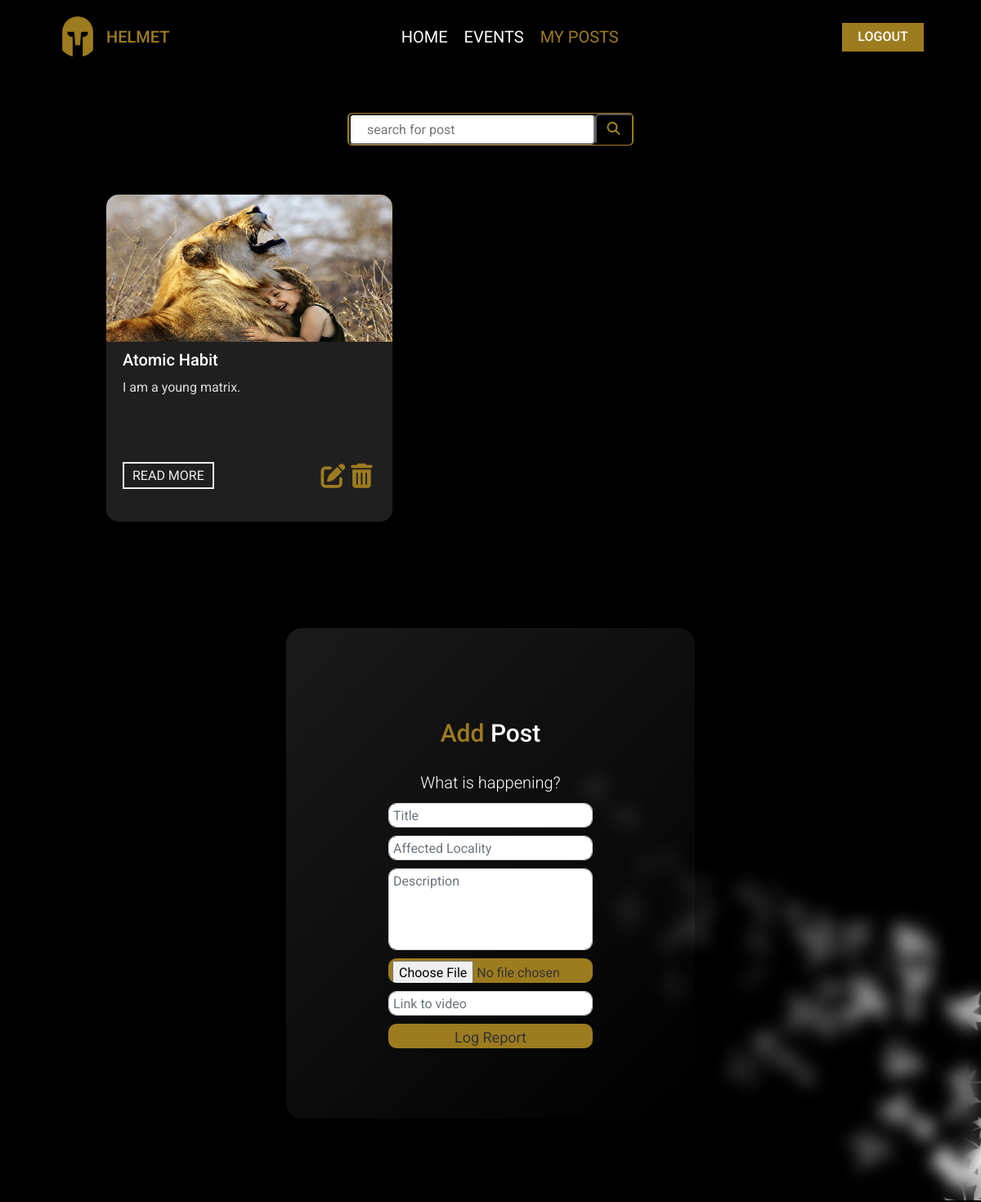
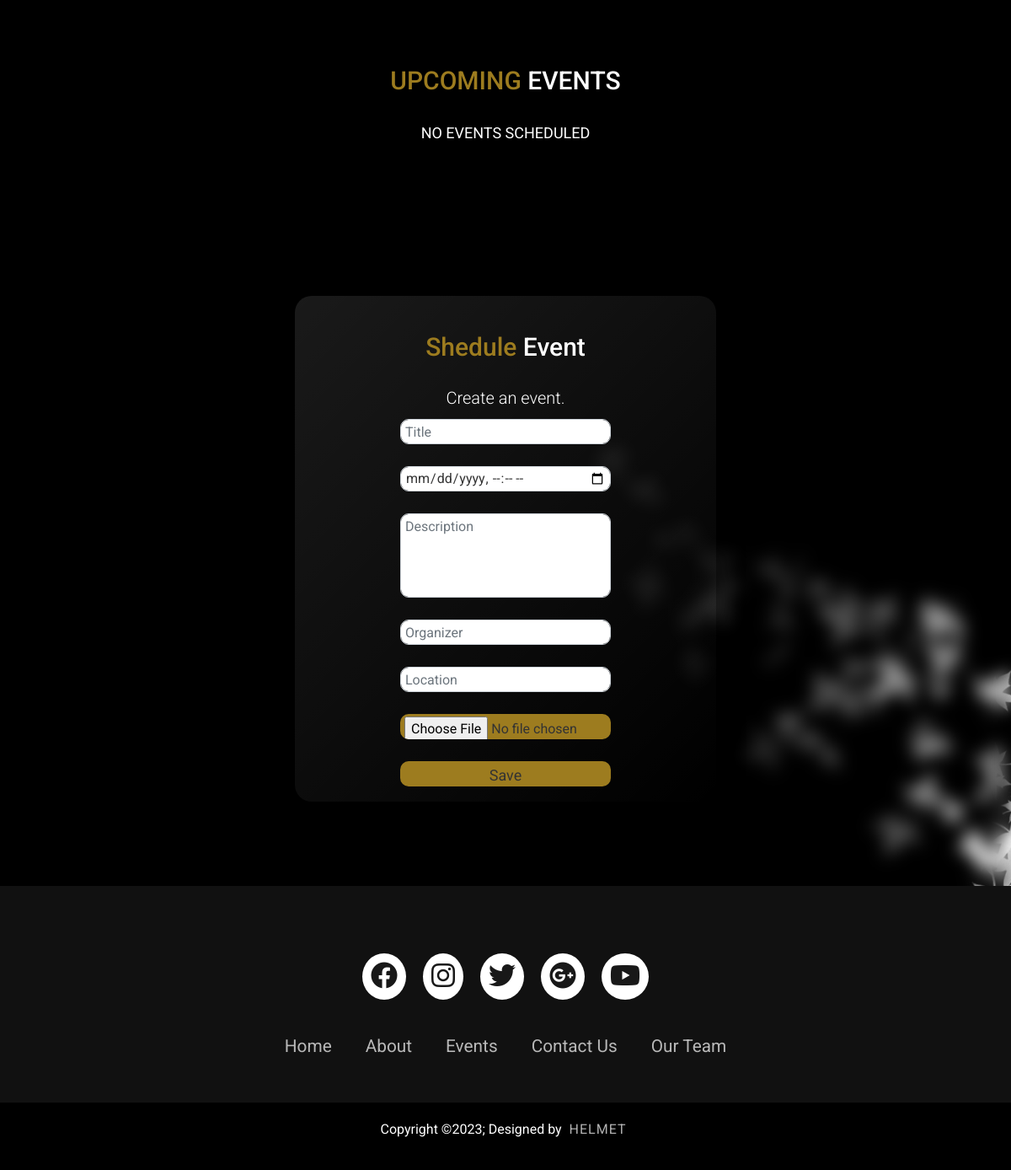
The app's page /Jkessel/report with its own data (2 pictures, top to bottom).
### tables this page shows
CREATE TABLE REPORT(
    id INTEGER PRIMARY KEY AUTOINCREMENT,
    Title TEXT,
    Loc TEXT NOT NULL,
    Des TEXT NOT NULL,
    Img TEXT,
    Vid TEXT,
    Author TEXT NOT NULL
);

### app.py (the view, shortened to what this page needs)
@app.route('/<username>/report', methods=['GET', 'POST'])
def report(username):
    current_datetime = datetime.now().strftime("%Y-%m-%d %H:%M:%S")
    events = getUserEvents(username, current_datetime)
    all_reports = get_author_reports(username)
    author = find_author(username)
    if author:
        return render_template('add.html', author=author[0], events=events, reports=all_reports)
    else:
        flash('No such user')
        return redirect('/signup')

### app.py (called while the page is built)
@app.teardown_appcontext
def close_connection(exception):
    db = getattr(g, '_database', None)
    if db is not None:
        db.close()

### helper.py (called while the page is built)
def get_db():
    db = getattr(g, '_database', None)
    if db is None:
        db = g._database = sqlite3.connect(DATABASE_FILE)
        db.row_factory = sqlite3.Row
    return db

def db_query(query, args=(), one=False):
    cur = get_db().execute(query, args)
    rv = cur.fetchall()
    cur.close()
    return (rv[0] if rv else None) if one else rv

### queries.py (called while the page is built)
def find_author(username):
    query = 'SELECT * FROM AUTHORS WHERE Username=?;'
    return db_query(query, [username])

def get_author_reports(username):
    query = f"""SELECT * FROM REPORT WHERE Author = ?;"""
    result = db_query(query, [username])
    return result

def getUserEvents(user, datetime):
    query = """SELECT * FROM EVENTS WHERE Author = ? AND Datetime >= ?"""
    result = db_query(query, [user, datetime])
    return result

### templates/add.html (shortened to what this page needs)
<!DOCTYPE html>
<html lang="en">
<head>
    <link rel="stylesheet" href="https://cdnjs.cloudflare.com/ajax/libs/font-awesome/6.2.1/css/all.min.css" />
    <link rel="stylesheet" href="https://cdnjs.cloudflare.com/ajax/libs/font-awesome/5.15.4/css/all.min.css">
    <link rel="stylesheet" href="https://cdnjs.cloudflare.com/ajax/libs/font-awesome/6.4.0/css/all.min.css">
    <link rel="stylesheet" href="https://cdn.jsdelivr.net/npm/bootstrap@4.3.1/dist/css/bootstrap.min.css">
    <link rel="stylesheet" href="/static/css/myposts.css">
</head>
<body>
    <div class="navbar">
        <div class="logo">
            <img src="/static/images/helmet.png" style="width: 50px; height: 50px; border-radius: 50%;" alt="">
            <h1>HELMET</h1>
        </div>
        <div class="nav-menu">
            <a href="/author/{{author[2]}}">HOME</a>
            <a href="#events">EVENTS</a>
            <a href="/{{author[2]}}/report" class="active">MY POSTS</a>
        </div>
        <div class="logout">
            <a href="/">LOGOUT</a>
        </div>
    </div>
    <div id="posts">
        <h2 style="color: #fff;">Here are some latests updates for you</h2>
        <div class="search-bar">
            <form action="{{ url_for("user_myevents", username=author[2]) }}" method="post" class="search-bar">
                <input type="text" placeholder="search for post" name="q" id="q">
                <button type="submit" id="searchbtn"><i class="fa-solid fa-magnifying-glass" style="color: #9d861f;"></i></button>
            </form>
        </div>
        <div class="inner">
            {% if not reports %}
                <h4 class="no_result">No result found</h4>
            {% else %}
            {% for report in reports %}
            <div class="post">
                {% if report[4] == '' %}
                    <img src="/static/images/sun1.jpg" alt="">
                {% else %}
                    <img src="/static/images/{{report[4]}}" alt="">
                {% endif %}
                <h3>{{report[1]}}</h3>
                <p>{{report[3]}}</p>
                <h4><span><a href="#">read more</a></span><br>
                    <div class="edit_del">
                        <div class="edit">
                            <a href="/edit_post/{{report[0]}}"><i class="fa-solid fa-pen-to-square" style="color: #9d7c1f;"></i></a>
                        </div>
                        <div class="del">
                            <form action="{{ url_for("del_post") }}" method="post">
                                <button type="submit" id="delete-btn"><i class="fa-solid fa-trash-can" style="color: #9d7c1f;"></i></button>
                            </form>
                        </div>
                    </div>
                </h4>
            </div>
            {% endfor %}
            {% endif %}
        </div>
    </div>
    <div id="create_post">
        <div class="signup-inner">
            <div class="form">
                <h1><span>Add</span> Post</h1>
                <h2>What is happening?</h2>
                <form action="{{ url_for("report", username=author[2]) }}" method="post" enctype="multipart/form-data"
                    class="form-signup">
                    <input type="text" class="form-control" name="title" placeholder="Title" required>
                    <input type="text" class="form-control" name="location" placeholder="Affected Locality" required>
                    <textarea class="form-control" name="description" placeholder="Description" required></textarea>
                    <input type="file" class="form-control btn-success btn-block img-btn" name="file" value="Image" autocomplete="off" required>
                    <input type="text" class="form-control" name="video" placeholder="Link to video">
                    <input type="submit" class="btn btn-success btn-block submit-btn" name="" value="Log Report">
                </form>
                </div>
        </div>
    </div>
    <div id="events">
        <div class="events-inner">
            <h2><span>UPCOMING</span> EVENTS</h2>
            <div class="events">
                {% if events %}
                <ul>
                    {% for event in events %}
                    <li>
                        <div class="time">
                            <h2>{{event[8][:2]}}<br><span>{{event[7]}}</span></h2>
                        </div>
                        <div class="details">
                            <h3>{{event[1]}}</h3>
                            <p>{{event[3]}}</p>
                            <div class="bottom_row">
                                <a href="">View Details</a>
                                <div class="edit_del">
                                    <div class="edit">
                                        <form action="{{ url_for("event") }}" method="post">
                                            <input type="text" value="{{event[0]}}" style="display: none;">
                                            <button type="submit" id="edit-btn">Edit</button>
                                        </form>
                                    </div>
                                    <div class="del">
                                        <form action="{{ url_for("del_event") }}" method="post">
                                            <input type="text" value="{{event[0]}}" name="event_id" style="display: none;">
                                            <button type="submit" id="delete-btn">Del</button>
                                        </form>
                                    </div>
                                </div>
                            </div>
                        </div>
                        <div style="clear: both;"></div>
                    </li>
                    {% endfor %}
                </ul>
                {% else %}
                <p id="no-event" style="color:#fff;">No Events Scheduled</p>
                {% endif %}
            </div>
        </div>
    </div>
    <div id="create_event">
        <div class="signup-inner">
            <div class="form">
                <h1><span>Shedule</span> Event</h1>
                <h2>Create an event.</h2>
                <form action="{{ url_for("add_event", username=author[2]) }}" method="post" enctype="multipart/form-data"
                    class="form-signup">
                    <div class="form-group">
                        <input type="text" class="form-control" name="title" placeholder="Title" required>
                    </div>
                    <div class="form-group">
                        <input type="datetime-local" class="form-control" name="datetime" placeholder="Date" required>
                    </div>
                    <div class="form-group">
                        <textarea class="form-control" name="description" placeholder="Description" required></textarea>
                    </div>
                    <div class="form-group">
                        <input type="text" class="form-control" name="organizer" placeholder="Organizer" required>
                    </div>
                    <div class="form-group">
                        <input type="text" class="form-control" name="location" placeholder="Location">
                    </div>
                    <div class="form-group">
                        <input type="file" class="form-control btn-success btn-block img-btn" name="file" value="Image"
                            autocomplete="off" required>
                    </div>
                    <input type="submit" class="btn btn-success btn-block submit-btn" name="" value="Save">
                </form>
            </div>
        </div>
    </div>
    <section id="footer">
        <footer>
            <div class="footerContainer">
                <div class="socialIcons">
                    <a href="#"><i class="fa-brands fa-facebook"></i></a>
                    <a href="#"><i class="fa-brands fa-instagram"></i></a>
                    <a href="#"><i class="fa-brands fa-twitter"></i></a>
                    <a href="#"><i class="fa-brands fa-google-plus"></i></a>
                    <a href="#"><i class="fa-brands fa-youtube"></i></a>
                </div>
                <div class="footerNav">
                    <ul>
                        <li><a href="#home">Home</a></li>
                        <li><a href="#about">About</a></li>
                        <li><a href="#events">Events</a></li>
                        <li><a href="#contact">Contact Us</a></li>
                        <li><a href="#team">Our Team</a></li>
                    </ul>
                </div>
            </div>
            <div class="footerBottom">
                <p>Copyright &copy;2023; Designed by <span class="designer">Helmet</span></p>
            </div>
        </footer>
    </section>
</body>
</html>

### templates/add.html (style rules this page uses)
.btn-success { background: rgb(157, 124, 31); border: none; }

### records on screen
REPORT: Img (picture), Title "Atomic Habit", Des "I am a young matrix."
